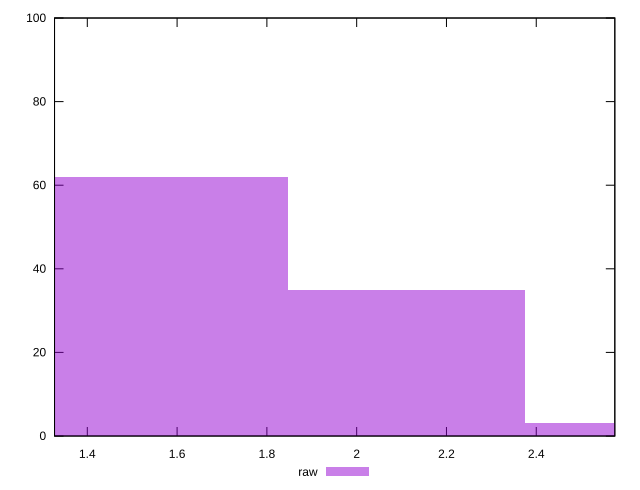

Source code (gnuplot):
reset

$raw <<EOF
2.111180388101203 35
1.583385291075902 62
2.6389754851265037 3
EOF

set key outside below
set boxwidth 0.5277950970253007
set xrange [1.327:2.575]
set yrange [0:100]
set trange [0:100]
set style fill transparent solid 0.5 noborder
set terminal svg size 640, 490 enhanced background rgb 'white'
set output "reprap/server-response-time/samples/pages+cached+noexternal+nosvg/raw/histogram.svg"

plot $raw title "raw" with boxes

reset
